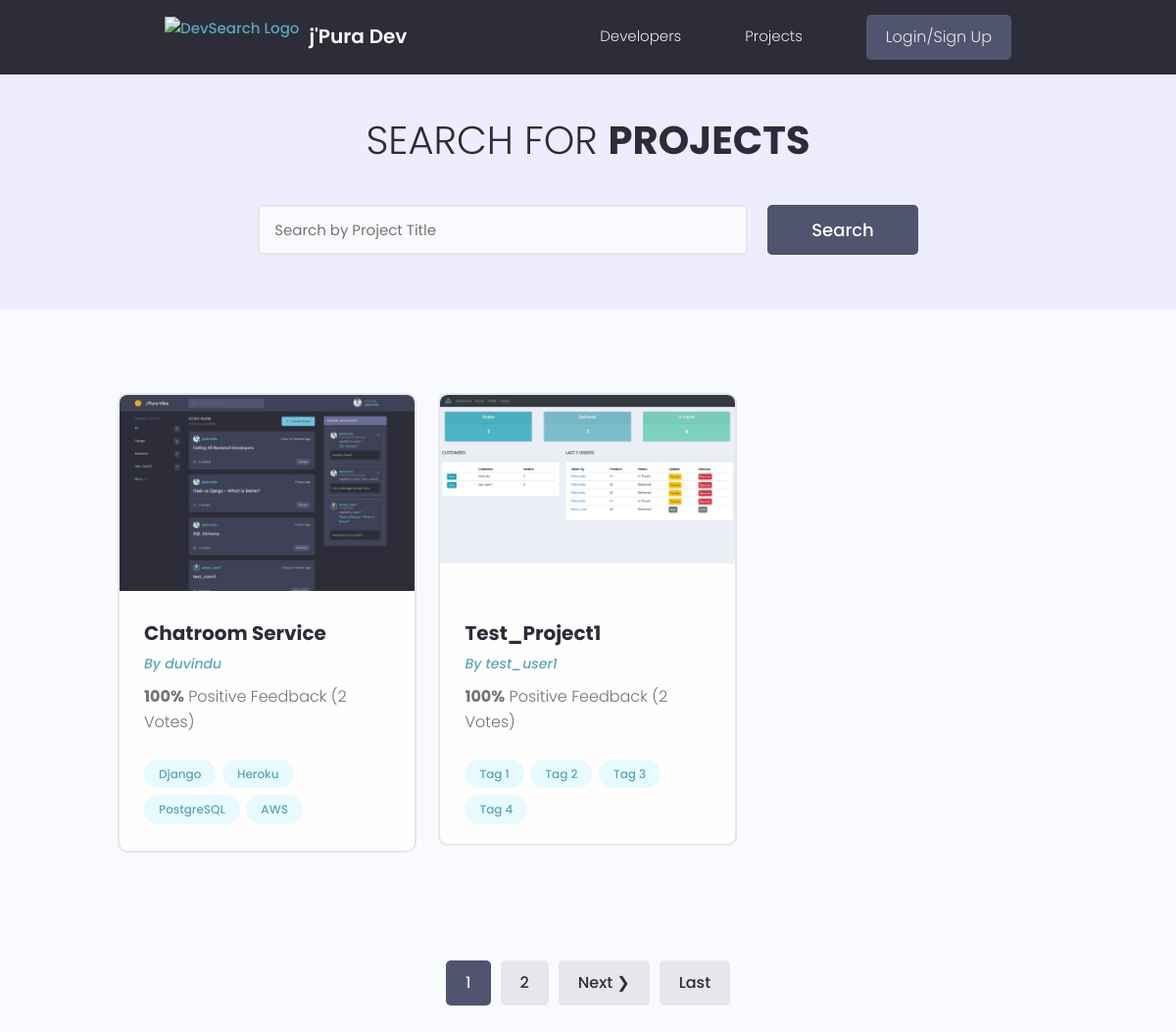
/projects/, run on the app's committed database.
### home/models.py (models this page shows, shortened)
class Project(models.Model):
    owner = models.ForeignKey(User, on_delete=models.CASCADE)
    title = models.CharField(max_length=200)
    image = models.ImageField(upload_to = 'project/', default='project/default.jpg', null=True, blank=True)
    description = models.TextField()
    source_link = models.CharField(max_length=200, null=True, blank=True)
    vote_total = models.IntegerField(default=0)
    vote_ratio = models.IntegerField(default=0)
    created = models.DateTimeField(auto_now_add=True)
    class Meta:
        ordering = ['-vote_ratio', '-vote_total']
    @property
    def imageURL(self):
        try:
            return self.image.url
        except:
            return '/images/project/default.jpg'

class Tag(models.Model):
    project = models.ForeignKey(Project, on_delete=models.CASCADE)
    name = models.CharField(max_length=200)
    created = models.DateTimeField(auto_now_add=True)
    def __str__(self):
        return f"{self.name}"

### home/views.py (the view)
# urls.py: path('projects/', projects, name = 'projects'),
def projects(request):
    projects,q = searchProjects(request)
    page = request.GET.get('page')
    results = 2
    paginator = Paginator(projects, results)
    try:
        projects = paginator.page(page)
    except PageNotAnInteger:
        page = 1
        projects = paginator.page(page)
    except EmptyPage:
        page = paginator.page_range
        projects = paginator.page(page)
    context = {'projects': projects, 'q': q}
    return render(request, 'home/projects.html', context)

### home/utils.py (called while the page is built)
def searchProjects(request):
    q = request.GET.get('q') if request.GET.get('q') else ''
    tags = Tag.objects.filter(name__icontains = q)
    projects = Project.objects.distinct().filter(
        Q(title__icontains = q)|
        Q(tag__in = tags)
    )
    return projects, q

### home/templates/home/projects.html (shortened to what this page needs)
{% extends 'base.html' %}
{% block content %}
<main class="projects">
    <section class="hero-section text-center">
      <div class="container container--narrow">
        <div class="hero-section__box">
          <h2>Search for <span>Projects</span></h2>
        </div>
        <div class="hero-section__search">
          <form id = 'searchForm' class="form" action="" method="GET">
            <div class="form__field">
              <input class="input input--text" id="formInput#search" type="text" name="q"
                placeholder="Search by Project Title" />
            </div>
            <input class="btn btn--sub btn--lg" type="submit" value="Search" />
          </form>
        </div>
      </div>
    </section>
    <section class="projectsList">
      <div class="container">
        <div class="grid grid--three">
        {% for project in projects %}
          <div class="column">
            <div class="card project">
              <a href="{% url 'project' project.id %}" class="project">
                <div style="width: 100%; height: 200px; overflow: hidden; position: relative;">
                    <img style="width: 100%; height: auto; object-fit: contain; "
                    class="project__thumbnail" src="{{project.imageURL}}" alt="project thumbnail" />
                </div>
                <div class="card__body">
                  <h3 class="project__title">{{project.title}}</h3>
                  <p><a class="project__author" href="{% url 'user-profile' project.owner.username %}">By {{project.owner.username}}</a></p>
                  <p class="project--rating">
                    <span style="font-weight: bold;">{{project.vote_ratio}}%</span> Positive
                    Feedback ({{project.vote_total}} Vote{{project.vote_total|pluralize:"s"}})
                  </p>
                  <div class="project__tags">
                    {% for tag in project.tag_set.all|slice:'6' %}
                    <span class="tag tag--pill tag--main">
                      <small>{{tag}}</small>
                    </span>
                    {% endfor %}
                  </div>
                </div>
              </a>
            </div>
          </div>
        {% endfor %}
        </div>
      </div>
    </section>
    {% include 'pagination.html' with queryset=projects %}
  </main>
{% endblock content %}

### static/css/main.css (style rules this page uses)
:root { --color-sub: #2d2d39; }
.btn--sub { background-color: var(--color-sub-light); }
.card { border: 2px solid var(--color-light); }
img { width: 100%; }
.hero-section { height: 40vh; display: flex; align-items: center; background-color: var(--color-sub); }
.hero-section__box { margin-bottom: 4rem; }
.hero-section__box > h2, .hero-section__box > h2 > span { font-size: 4rem; color: var(--color-light); line-height: 1.3; text-transform: uppercase; }
.hero-section__box > h2 { font-weight: 300; }
.hero-section__box > h2 > span { font-weight: 700; }
.hero-section__search > .form { display: flex; align-items: center; justify-content: center; gap: 2rem; }
.hero-section__search > .form input.input--text { width: 50rem; }
.project__author { font-size: 1.4rem; font-style: italic; }
.project--rating { margin-bottom: 1.6em; margin-top: .5em; }
.projects > .hero-section { background: var(--color-sub-lighter); height: 30vh; }
.projects .hero-section__box { margin-bottom: 2.5rem; }
.projects .hero-section__box > h2 { color: var(--color-sub); }
.projects .hero-section__box > h2 > span { font-weight: 700; color: var(--color-sub); }
.projectsList { margin-top: 8rem; }
.project__thumbnail { height: 25rem; object-fit: cover; object-position: top center; }
.project__title { font-size: 2rem; font-weight: 700; color: var(--color-sub); }

### static/uikit/styles/modules/_variables.css (style rules this page uses)
:root { --color-main: #5aa5b9; --color-main-light: #e6faff; --color-sub: #3f4156; --color-sub-light: #51546e; --color-sub-lighter: #ededfd; --color-text: #737373; --color-gray: #8b8b8b; --color-light: #e5e7eb; --color-light-gray: #767676; --color-bg: #f8fafd; --color-white: #fffefd; --color-white-light: #f3f3f3; --color-success: #359e64; --color-success-bg: #def8e8; --color-error: #fc4b0b; --color-error-bg: #fff2ee; --font-base: 'Poppins', arial, helvetica, 'Segoe UI', roboto, ubuntu, sans-serif; --font-monospace: 'Fira Code', 'Courier New', courier, monospace; --font-regular: 300; --font-medium: 500; --font-bold: 700; --generic-shadow: 1px 1px 5px #00000010; --generic-transition: all 0.3s ease-in-out; }

### static/uikit/styles/modules/_base.css (style rules this page uses)
* { margin: 0; padding: 0; box-sizing: border-box; text-rendering: optimizeLegibility; color: inherit; font-size: inherit; }
html { font-size: 50%; }
@media only screen and (min-width: 480px) { html { font-size: 56.25%; } }
@media only screen and (min-width: 1200px) { html { font-size: 62.5%; } }
body { line-height: 1.6; font-weight: 400; font-size: 1.5rem; color: var(--color-text); background-color: var(--color-bg); min-height: 100vh; }

### static/uikit/styles/modules/_typography.css (style rules this page uses)
* { font-family: var(--font-base); }
h2 { font-size: 3.6rem; font-weight: var(--font-bold); }
h3 { font-size: 3.2rem; font-weight: var(--font-medium); }
p, span, strong { font-size: 1.6rem; color: var(--color-text); font-weight: var(--font-regular); }
a { padding-bottom: 2px; text-decoration: none; display: inline-block; color: var(--color-main); font-weight: var(--font-medium); }

### static/uikit/styles/modules/_utilities.css (style rules this page uses)
.container { width: 92%; max-width: 165rem; margin: 0 auto; box-sizing: border-box; }
.container--narrow { width: 92%; max-width: 120rem; }
@media screen and (min-width: 1000px) { .container { width: 90%; } }
@media screen and (min-width: 1000px) { .container--narrow { width: 85%; } }
@media screen and (min-width: 1200px) { .container { width: 80%; } }
@media screen and (min-width: 1200px) { .container--narrow { width: 72%; } }
.text-center { text-align: center; }

### static/uikit/styles/modules/_button.css (style rules this page uses)
.btn { display: inline-block; position: relative; cursor: pointer; background-color: var(--color-light); font-weight: var(--font-medium); color: var(--color-sub); text-decoration: none; padding: 1rem 2rem; border-radius: 0.5rem; border: none; width: -webkit-fit-content; width: -moz-fit-content; width: fit-content; height: -webkit-fit-content; height: -moz-fit-content; height: fit-content; font-size: 1.6rem; outline-width: 0; outline-color: transparent; -webkit-backface-visibility: hidden; backface-visibility: hidden; transition: all 0.3s ease-in-out; }
.btn--sub { background-color: var(--color-sub); color: var(--color-white); }
.btn--lg { font-size: 1.8rem; padding: 1.2rem 4.5rem; }

### static/uikit/styles/modules/_card.css (style rules this page uses)
.card { border-radius: 1rem; background-color: var(--color-white); border: 1.5px solid var(--color-light); width: auto; height: auto; margin-top: 0.5rem; margin-bottom: 0.5rem; overflow: hidden; }
.card__body, .card__header { padding: 2rem 2.5rem; }

### data on the page
Project: imageURL (picture), title "Chatroom Service", owner.username "duvindu", vote_ratio "100", vote_total "2"
Tag: name "Django"
Tag: name "Heroku"
Tag: name "PostgreSQL"
Tag: name "AWS"
Project: imageURL (picture), title "Test_Project1", owner.username "test_user1", vote_ratio "100", vote_total "2"
Tag: name "Tag 1"
Tag: name "Tag 2"
Tag: name "Tag 3"
Tag: name "Tag 4"

### other printed values
{{ num }} "1"
{{ num }} "2"
